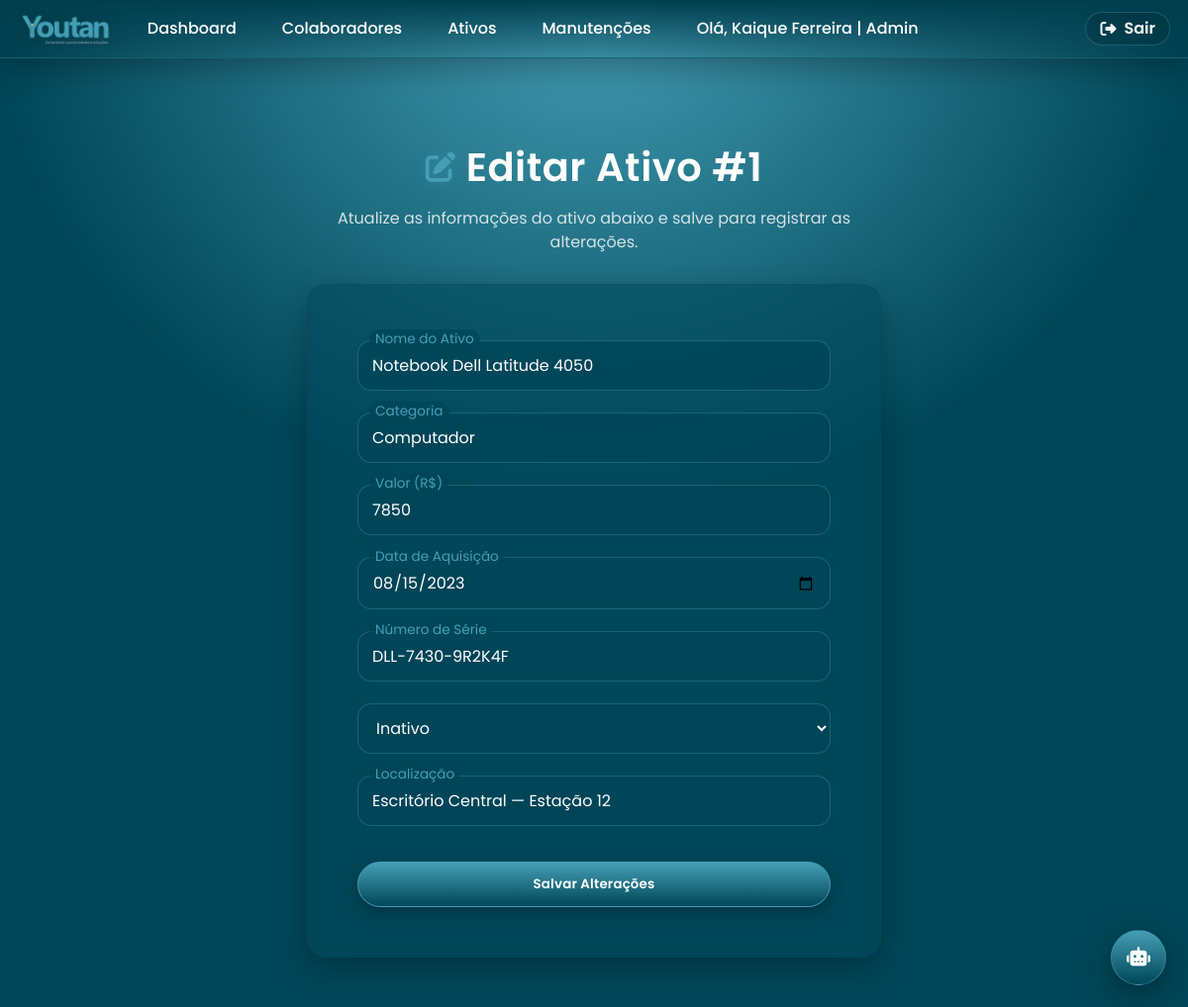
Page /php/editar_ativos.php?id=1 (signed in) on the committed database.
### tables this page shows
CREATE TABLE `ativos` (
  `id_ativo` int(11) NOT NULL,
  `nome_ativo` varchar(255) NOT NULL,
  `categoria_ativo` varchar(255) NOT NULL,
  `valor_ativo` float NOT NULL,
  `data_aquisicao_ativo` date NOT NULL,
  `numero_serie_ativo` varchar(255) NOT NULL,
  `status_ativo` enum('ativo','inativo') NOT NULL,
  `localizacao_ativo` varchar(255) NOT NULL
);

### php/editar_ativos.php (the view, shortened to what this page needs)
<?php
include('conexao.php');
$id_ativo = intval($_GET['id']);
$stmt = $conexao->prepare("SELECT * FROM ativos WHERE id_ativo = ?");
$stmt->bind_param("i", $id_ativo);
$stmt->execute();
$result = $stmt->get_result();
$ativo = $result->fetch_assoc();
?>
<!DOCTYPE html>
<html lang="pt-br">
<head>
    <link rel="stylesheet" href="../css/editar_ativos.css">
</head>
<body>
    <?php include_once('nav.php') ?>
    <main>
        <div class="titulo">
            <h1><i class="fa-solid fa-pen-to-square"></i> Editar Ativo #<?php echo htmlspecialchars($id_ativo); ?></h1>
            <p>Atualize as informações do ativo abaixo e salve para registrar as alterações.</p>
        </div>
        <form method="POST" id="form_cadastrar_ativos">
            <div class="inputbox">
                <input type="text" name="nome_ativo" value="<?php echo htmlspecialchars($ativo['nome_ativo']); ?>" required>
                <span>Nome do Ativo</span>
            </div>
            <div class="inputbox">
                <input type="text" name="categoria_ativo" value="<?php echo htmlspecialchars($ativo['categoria_ativo']); ?>" required>
                <span>Categoria</span>
            </div>
            <div class="inputbox">
                <input type="number" step="0.01" name="valor_ativo" value="<?php echo htmlspecialchars($ativo['valor_ativo']); ?>" required>
                <span>Valor (R$)</span>
            </div>
            <div class="inputbox">
                <input type="date" name="data_aquisicao_ativo" value="<?php echo htmlspecialchars($ativo['data_aquisicao_ativo']); ?>" required>
                <span>Data de Aquisição</span>
            </div>
            <div class="inputbox">
                <input type="text" name="numero_serie_ativo" value="<?php echo htmlspecialchars($ativo['numero_serie_ativo']); ?>">
                <span>Número de Série</span>
            </div>
            <div class="inputbox">
                <select name="status_ativo" required>
                    <option value="inativo" <?php if ($ativo['status_ativo'] === 'inativo') echo 'selected'; ?>>Inativo</option>
                </select>
            </div>
            <div class="inputbox">
                <input type="text" name="localizacao_ativo" value="<?php echo htmlspecialchars($ativo['localizacao_ativo']); ?>" required>
                <span>Localização</span>
            </div>
            <button type="submit" id="criar_ativo">Salvar Alterações</button>
        </form>
    </main>
</body>
</html>

### css/editar_ativos.css (style rules this page uses)
:root { --brand-1: #459EB5; --brand-2: #004759; --brand-1-quiet: rgba(69, 158, 181, .15); --brand-2-quiet: rgba(0, 71, 89, .25); --text-on-dark: #FFFFFF; --text-muted: rgba(255, 255, 255, .8); --surface: rgba(0, 71, 89, .55); --surface-strong: rgba(0, 71, 89, .8); --border: rgba(69, 158, 181, .5); --shadow: 0 10px 30px rgba(0, 0, 0, .25); --radius-lg: 20px; --radius-md: 14px; --focus-ring: 0 0 0 3px var(--brand-1-quiet), 0 0 0 6px rgba(255, 255, 255, .15); }
* { margin: 0; padding: 0; box-sizing: border-box; font-family: "Poppins", system-ui, -apple-system, Segoe UI, Roboto, Arial, sans-serif; }
body { background: radial-gradient(ellipse 200% 200% at 50% 0%, var(--brand-1), var(--brand-2) 25%); background-attachment: fixed; background-repeat: no-repeat; background-size: cover; color: var(--text-on-dark); min-height: 100vh; }
main { display: flex; flex-direction: column; align-items: center; justify-content: flex-start; min-height: 100vh; padding: 80px 20px 50px; }
.titulo { text-align: center; margin-bottom: 30px; }
.titulo h1 { font-size: 2.5rem; font-weight: 600; color: var(--text-on-dark); display: inline-flex; align-items: center; gap: 10px; letter-spacing: 0.5px; margin-bottom: 10px; }
.titulo h1 i { color: var(--brand-1); font-size: 1.9rem; filter: drop-shadow(0 0 6px rgba(69, 158, 181, 0.3)); }
.titulo p { font-size: 1rem; color: var(--text-muted); font-weight: 400; max-width: 600px; margin: 0 auto; line-height: 1.5; }
#form_cadastrar_ativos { display: flex; flex-direction: column; gap: 16px; padding: 50px; background: var(--surface); border: 1px solid var(--brand-2-quiet); border-radius: var(--radius-lg); backdrop-filter: blur(6px); box-shadow: var(--shadow); width: 50%; }
.inputbox { position: relative; margin-top: 6px; }
.inputbox input, .inputbox select { width: 100%; padding: 12px 14px; border: 1px solid var(--border); border-radius: var(--radius-md); outline: none; color: var(--text-on-dark); font-size: 1rem; background: var(--surface-strong); transition: border-color .2s, box-shadow .2s, background .2s, transform .05s; }
.inputbox span { position: absolute; left: 10px; top: 50%; transform: translateY(-50%); pointer-events: none; font-size: 1rem; color: var(--text-muted); transition: .2s; padding: 0 6px; background: transparent; border-radius: 12px; }
.inputbox input:valid~span, .inputbox input:focus~span, .inputbox select:focus~span { color: var(--brand-1); transform: translateY(-185%) translateX(2px); background: var(--surface-strong); font-size: .85rem; }
#form_cadastrar_ativos button { margin-top: 20px; padding: 12px 16px; border-radius: 999px; cursor: pointer; border: 1px solid var(--brand-1); background: linear-gradient(180deg, var(--brand-1), var(--brand-2)); color: var(--text-on-dark); font-weight: 600; letter-spacing: .2px; transition: transform .06s ease, filter .2s ease, box-shadow .2s ease; box-shadow: 0 6px 16px rgba(0, 0, 0, .25); }
::placeholder { color: rgba(255, 255, 255, .55); }

### css/nav.css (style rules this page uses)
:root { --brand-1: #459EB5; --brand-2: #004759; --brand-1-quiet: rgba(69, 158, 181, .15); --brand-2-quiet: rgba(0, 71, 89, .25); --text: #FFFFFF; --text-muted: rgba(255, 255, 255, .8); --border: rgba(69, 158, 181, .35); --shadow: 0 10px 30px rgba(0, 0, 0, .28); --focus-ring: 0 0 0 3px var(--brand-1-quiet), 0 0 0 6px rgba(255, 255, 255, .2); --h-pad: clamp(10px, 2vw, 18px); --h-gap: clamp(10px, 2vw, 22px); }
* { box-sizing: border-box; }
html, body { margin: 0; }
body { font-family: "Poppins", system-ui, -apple-system, Segoe UI, Roboto, Arial, sans-serif; color: var(--text); }

### rows in the picture
ativos: nome_ativo "Notebook Dell Latitude 4050", categoria_ativo "Computador", valor_ativo "7850", data_aquisicao_ativo "08/15/2023", numero_serie_ativo "DLL-7430-9R2K4F", status_ativo "Inativo", localizacao_ativo "Escritório Central — Estação 12"

### other values in the picture
$nome_usuario "Kaique Ferreira"
$tipo_usuario "Admin"
$id_ativo "1"
